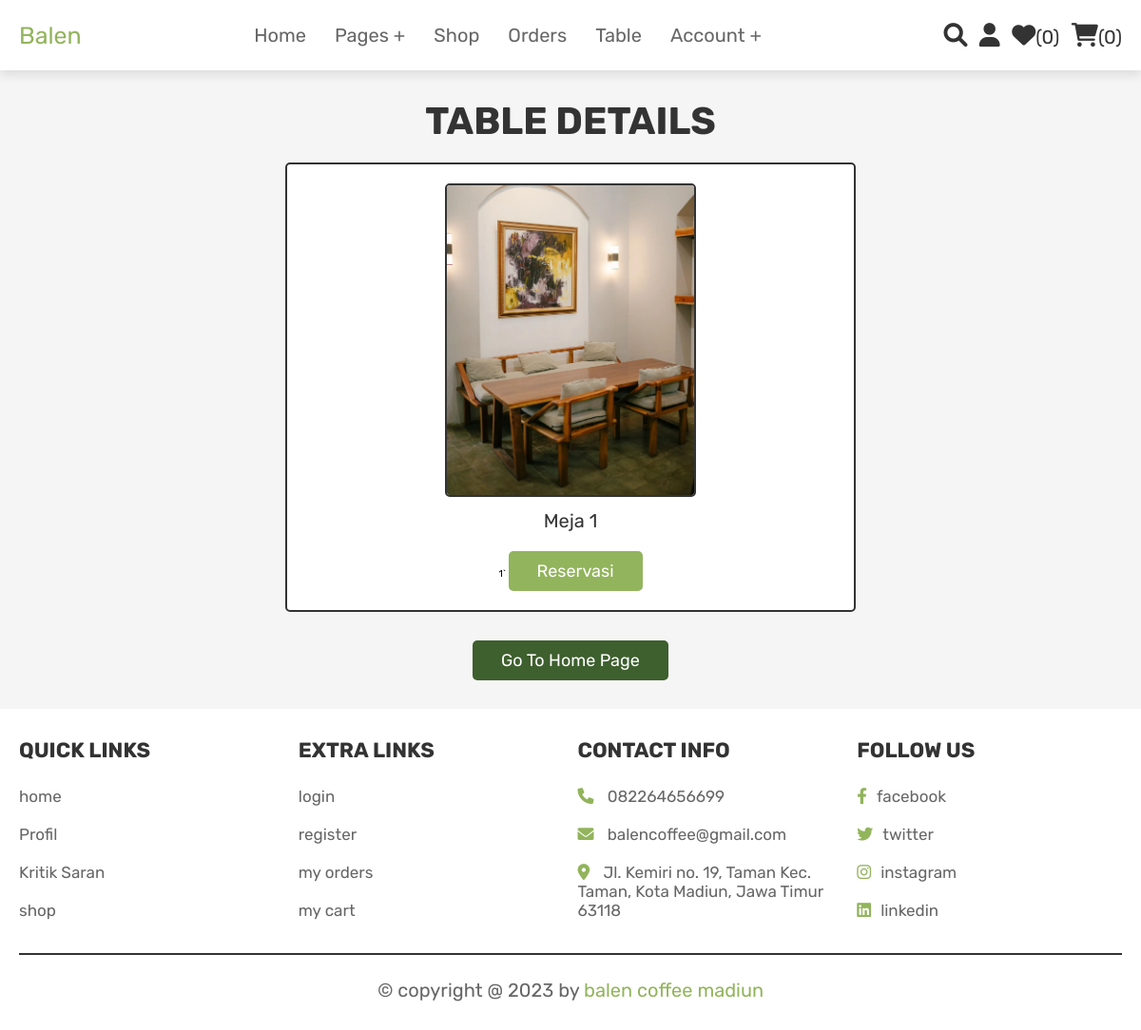
Page /view_page_table.php?pid=3 (signed in) on the committed database.
### tables this page shows
CREATE TABLE `tables` (
  `id_table` int(11) NOT NULL,
  `name` varchar(255) NOT NULL,
  `reservation_date` date NOT NULL,
  `description` text NOT NULL,
  `image` varchar(255) NOT NULL,
  `status` enum('enabled','disabled') DEFAULT 'enabled'
);

### view_page_table.php (the view, shortened to what this page needs)
<?php
@include 'config.php';
?>
<!DOCTYPE html>
<html lang="en">
<head>
   <link rel="stylesheet" href="https://cdnjs.cloudflare.com/ajax/libs/font-awesome/6.0.0/css/all.min.css">
   <link rel="stylesheet" href="css/style.css">
</head>
<body>
<?php @include 'header.php'; ?>
<section class="quick-view">
    <h1 class="title">Table Details</h1>
    <?php
        if(isset($_GET['pid'])){
            $pid = $_GET['pid'];
            $select_table = mysqli_query($conn, "SELECT * FROM `tables` where id_table = '$pid'") or die('query failed');
            if(mysqli_num_rows($select_table) > 0){
               while($fetch_table = mysqli_fetch_assoc($select_table)){
    ?>
   <form action="" method="POST" class="box">
         <img src="uploaded_img/<?php echo $fetch_table['image']; ?>" alt="" class="image">
         <div class="name"><?php echo $fetch_table['name']; ?></div>1`
         <input type="submit" value="Reservasi" name="add_to_cart" class="btn">
      </form>
    <?php
                }
            } else {
                echo '<p class="empty">No table details available!</p>';
            }
        }
    ?>
    <div class="more-btn">
        <a href="home.php" class="option-btn">Go to Home Page</a>
    </div>
</section>
<?php @include 'footer.php'; ?>
</body>
</html>

### css/style.css (style rules this page uses)
:root { --pink:#92b45c; --red:#80716f; --orange:#3e5f2e; --black:#333; --white:#fff; --light-color:#666; --light-white:#ccc; --light-bg:#f5f5f5; --border:.2rem solid var(--black); --box-shadow:0 .5rem 1rem rgba(0,0,0,.1); }
* { font-family: 'Rubik', sans-serif; margin:0; padding:0; box-sizing: border-box; outline: none; border:none; text-decoration: none; transition:all .2s linear; }
html { font-size: 62.5%; overflow-x: hidden; scroll-behavior: smooth; scroll-padding-top: 6.5rem; }
body { background: var(--light-bg); }
section { padding:3rem 2rem; }
.btn, .delete-btn, .option-btn { display: inline-block; border-radius: .5rem; margin-top: 1rem; font-size: 1.8rem; color:var(--white); cursor: pointer; padding:1rem 3rem; text-transform: capitalize; }
.btn { background-color: var(--pink); }
.option-btn { background-color: var(--orange); }
.more-btn { margin-top: 2rem; text-align: center; }
.title { text-align: center; margin-bottom: 2rem; color:var(--black); text-transform: uppercase; font-size: 4rem; }
.quick-view form { max-width: 60rem; padding:2rem; text-align: center; border:var(--border); box-shadow: var(--border); border-radius: .5rem; background-color: var(--white); margin:0 auto; }
.quick-view form .image { height: 33rem; border:var(--border); border-radius: .5rem; }
.quick-view form .name { margin:1rem 0; font-size: 2rem; color:var(--black); }

### rows in the picture
tables: image (picture), name "Meja 1"

### other values in the picture
$wishlist_num_rows "0"
$cart_num_rows "0"
